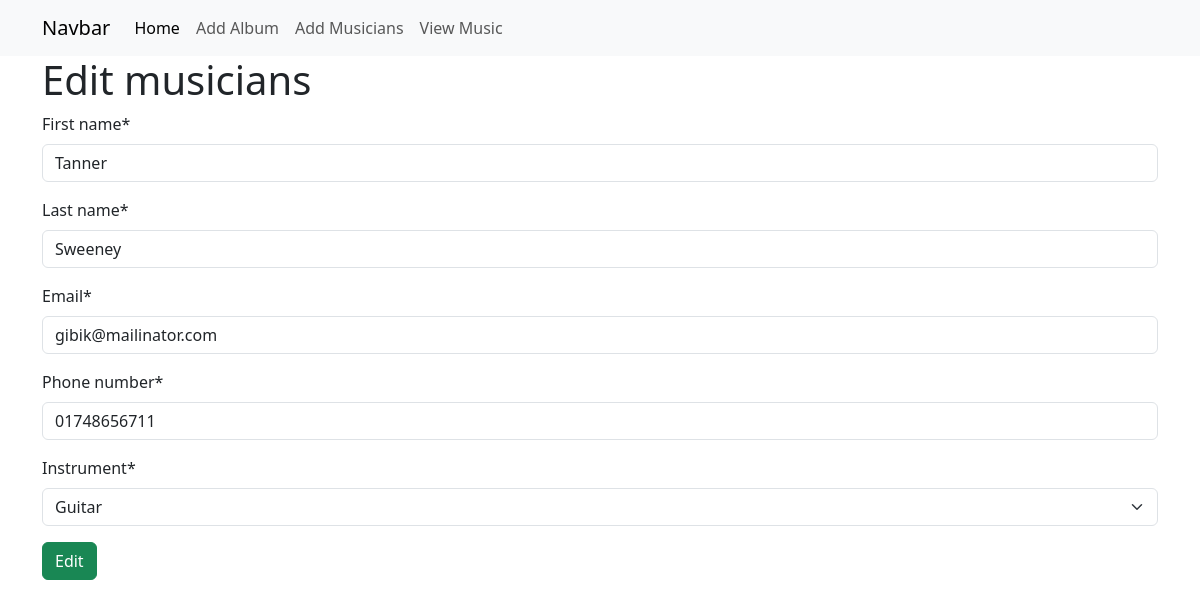
Screenshot of /musician/edit/musician/1 with the database file from the repository.
### musicians/models.py (models this page shows, shortened)
class Musician(models.Model):
    first_name = models.CharField(
        max_length=255, error_messages="Name can't be more than 255 characters")
    last_name = models.CharField(
        max_length=255, error_messages="Name can't be more than 255 characters")
    email = models.EmailField(
        unique=True, error_messages="Email must be unique and valid")
    phone_number = models.CharField(
        max_length=11, error_messages="Phone number must be 11 digits")
    instrument = models.CharField(max_length=50, choices=instruments_choices)

### musicians/views.py (the view)
# urls.py: path('edit/musician/<int:id>', views.edit_musicians, name="edit_musician"),
def edit_musicians(request, id):
    musician = Musician.objects.get(pk=id)
    form = MusiciansForm(instance=musician)
    if request.method == 'POST':
        form = MusiciansForm(request.POST, instance=musician)
        if form.is_valid():
            form.save()
            return redirect("view_musics")
    return render(request, 'editMusicians.html', {'form': form})

### musicians/form.py
class MusiciansForm(ModelForm):
    class Meta:
        model = Musician
        fields = "__all__"

### musicians/templates/editMusicians.html (shortened to what this page needs)
{% extends "base.html" %}
{% load crispy_forms_tags %}
{% block mainContent %}
    <section class="container">
        <h1>Edit musicians</h1>
        <form method="post">
            {{ form |crispy }}
            <button class="btn btn-success">Edit</button>
        </form>
    </section>
{% endblock mainContent %}

### rows the page displays
Musician: first_name "Tanner", last_name "Sweeney", email "gibik@mailinator.com", phone_number "01748656711", instrument "Guitar"
